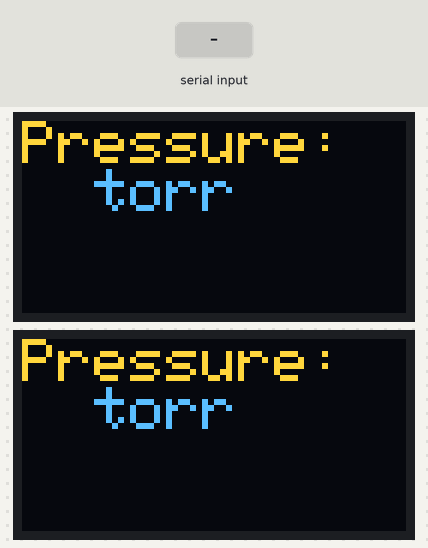
Recording of a sketch running on a simulated Arduino Mega 2560, built with avr-gcc and run on an emulated ATmega2560. Parts: 2 × 128×64 one-colour display. The inputs (shaded band) are chosen by the test bench. The OLED is the two-colour kind (top 16 rows yellow); what the sketch prints to the serial monitor is not drawn.

Above: at 1.3 s.
1.4 s: "ACK" received over the second serial link
At 3.9 s:
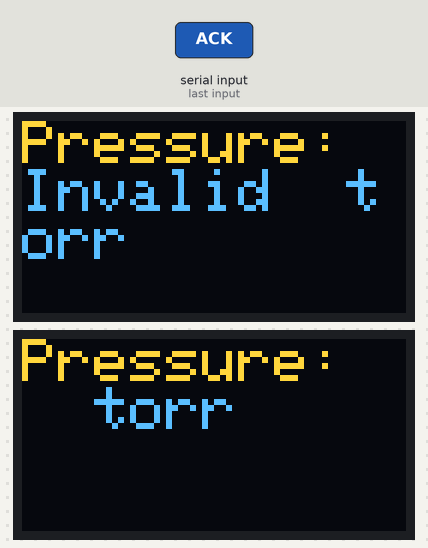
Timing chart, 0 to 5.4 s (numbered marks = the images above; inputs shaded):
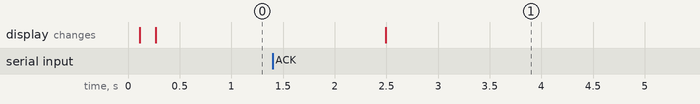

Measured:
- after the input at 1.4 s, the display: changes after 1.1 s (image 1)

The sketch:

pressureSens.ino
```cpp
#include <SPI.h>
#include <Wire.h>
#include <Adafruit_GFX.h>
#include <Adafruit_SSD1306.h>

#define SCREEN_WIDTH 128 // OLED display width, in pixels
#define SCREEN_HEIGHT 64 // OLED display height, in pixels

// Declaration for an SSD1306 display connected to I2C (SDA, SCL pins)
// The pins for I2C are defined by the Wire-library.
// On an arduino MEGA 2560: 20(SDA), 21(SCL)
#define OLED_RESET     -1 // Reset pin # (or -1 if sharing Arduino reset pin)
#define SCREEN_ADDRESS 0x3D ///< See datasheet for Address; 0x3D for 128x64, 0x3C for 128x32
Adafruit_SSD1306 display(SCREEN_WIDTH, SCREEN_HEIGHT, &Wire, OLED_RESET);

// Declaration for second display
#define SCREEN_ADDRESS2 0x3C
Adafruit_SSD1306 display2(SCREEN_WIDTH, SCREEN_HEIGHT, &Wire, OLED_RESET);


String current_pressure = "";
String last_pressure = "";
String current_pressure2 = "";
String last_pressure2 = "";


void setup() {
  //  Initialize Serial port baudrate
  Serial.begin(9600);
  Serial1.begin(9600);
  Serial2.begin(9600);

  //  SSD1306_SWITCHCAPVCC = generate display voltage from 3.3V internally
  //  Initialize display
  if(!display.begin(SSD1306_SWITCHCAPVCC, SCREEN_ADDRESS)) {
    Serial.println(F("SSD1306 allocation failed"));
    for(;;); // Don't proceed, loop forever
  }
  display.clearDisplay();
  display.display();

  //  SSD1306_SWITCHCAPVCC = generate display voltage from 3.3V internally
  //  Initialize display
  if(!display2.begin(SSD1306_SWITCHCAPVCC, SCREEN_ADDRESS2)) {
    Serial.println(F("SSD1306 allocation failed"));
    for(;;); // Don't proceed, loop forever
  }
  display2.clearDisplay();
  display2.display();

  //  Initialize pressure units
  // Serial1.write("@253RSD!OFF;FF");
  Serial1.write("@253U!TORR;FF");
  Serial2.write("@253U!TORR;FF");
}

//  Take returned pressure sensor text and trim out data readings only
String parse_string( String data ) {
  int ack_index = data.indexOf("ACK");
  int semicolon_index = data.indexOf(';');
  if (ack_index != -1 && semicolon_index != -1) {
    return data.substring(ack_index + 3, semicolon_index);
  } else {
    return "Invalid";
  }
}

void loop() {
  //  Request pressure data from both sensors
  Serial1.write("@253PR4?;FF");
  Serial2.write("@253PR4?;FF");

  delay(100);

  //  Read if pressure sensor 1 is transmitting pressure data
  if (Serial1.available() > 0) {
    current_pressure = parse_string(Serial1.readString());
    last_pressure = current_pressure;
  }
  else {
    current_pressure = last_pressure;
  }

  //  Read if pressure sensor 2 is transmitting pressure data
  if (Serial2.available() > 0) {
    current_pressure2 = parse_string(Serial2.readString());
    last_pressure2 = current_pressure2;
  }
  else {
    current_pressure2 = last_pressure2;
  }

  //  Display the pressure of sensor 1 on display 1
  display.clearDisplay();
  display.setTextSize(2);
  display.setTextColor(WHITE);
  display.setCursor(0,0);
  display.println("Pressure: " + current_pressure + "  torr");
  display.display();
  Serial.println("Sensor 1: " + current_pressure);

  //  Display the pressure of sensor 2 on display 2
  display2.clearDisplay();
  display2.setTextSize(2);
  display2.setTextColor(WHITE);
  display2.setCursor(0,0);
  display2.println("Pressure: " + current_pressure2 + "  torr");
  display2.display();
  Serial.println("Sensor 2: " + current_pressure2);
}

//  Analog test code for MKS Pressure
// read = analogRead(testPort);
  // // Serial.println(read);
  // volt = (read/1023)*10;
  // Serial.println(volt);
  // double torr = pow(10, (volt-6));
  // // Serial.println(torr);
  // delay(1000);
```
